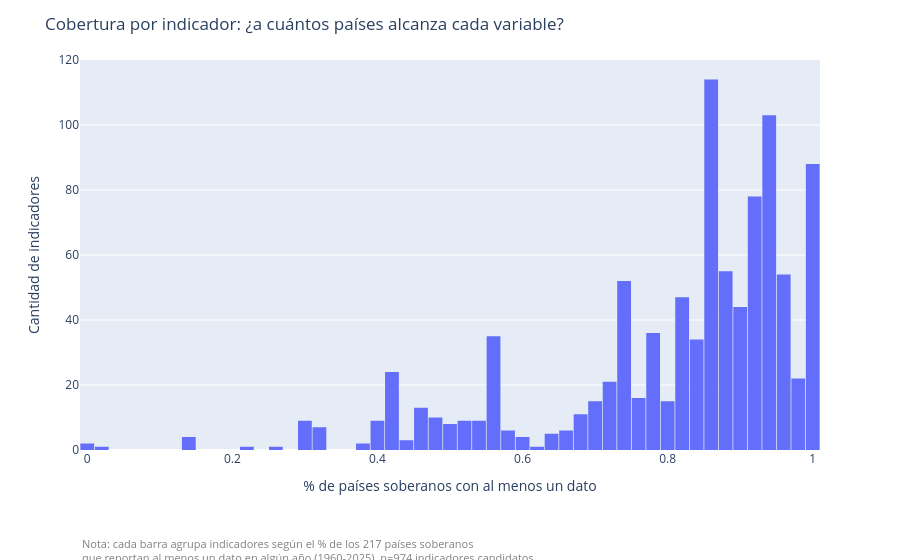

Notebook cell for this chart:
### Code cell
df_plot = disponibilidad_indicador_full.reset_index().rename(columns={"index": "Código WDI"})

fig_cobertura_indicador = px.histogram(
    df_plot,
    x="pct_paises_con_dato",
    nbins=50,
    hover_data=["Código WDI", "n_paises_con_dato", "primer_anio", "ultimo_anio"],
    labels={"pct_paises_con_dato": "% de países soberanos con al menos un dato"},
)

fig_cobertura_indicador.update_layout(
    title="Cobertura por indicador: ¿a cuántos países alcanza cada variable?",
    xaxis_title="% de países soberanos con al menos un dato",
    yaxis_title="Cantidad de indicadores",
    bargap=0.05,
    margin=dict(b=110),  # más espacio abajo para que entre la nota
)

fig_cobertura_indicador.add_annotation(
    text=(
        "Nota: cada barra agrupa indicadores según el % de los 217 países soberanos<br>"
        "que reportan al menos un dato en algún año (1960-2025). n=974 indicadores candidatos."
    ),
    xref="paper", yref="paper",
    x=0, y=-0.30,
    showarrow=False,
    font=dict(size=11, color="gray"),
    align="left",
)

figuras_reporte.append(("cobertura_por_indicador", fig_cobertura_indicador))
fig_cobertura_indicador.show()

### Figure 1 — Plotly figure (JSON) as saved in the notebook; plotly's stock layout.template omitted (floating-point values rounded to 4 significant figures; data arrays with more than 128 entries replaced by an {"elided": "..."} marker saying what was removed)
{"data": [{"bingroup": "x", "hovertemplate": "% de países soberanos con al menos un dato=%{x}<br>count=%{y}<extra></extra>", "legendgroup": "", "marker": {"color": "#636efa", "pattern": {"shape": ""}}, "name": "", "nbinsx": 50, "orientation": "v", "showlegend": false, "type": "histogram", "x": {"elided": "974 float values"}, "xaxis": "x", "yaxis": "y"}], "layout": {"annotations": [{"align": "left", "font": {"color": "gray", "size": 11}, "showarrow": false, "text": "Nota: cada barra agrupa indicadores según el % de los 217 países soberanos<br>que reportan al menos un dato en algún año (1960-2025). n=974 indicadores candidatos.", "x": 0, "xref": "paper", "y": -0.3, "yref": "paper"}], "bargap": 0.05, "barmode": "relative", "legend": {"tracegroupgap": 0}, "margin": {"b": 110, "t": 60}, "title": {"text": "Cobertura por indicador: ¿a cuántos países alcanza cada variable?"}, "xaxis": {"anchor": "y", "domain": [0, 1], "title": {"text": "% de países soberanos con al menos un dato"}}, "yaxis": {"anchor": "x", "domain": [0, 1], "title": {"text": "Cantidad de indicadores"}}}}
